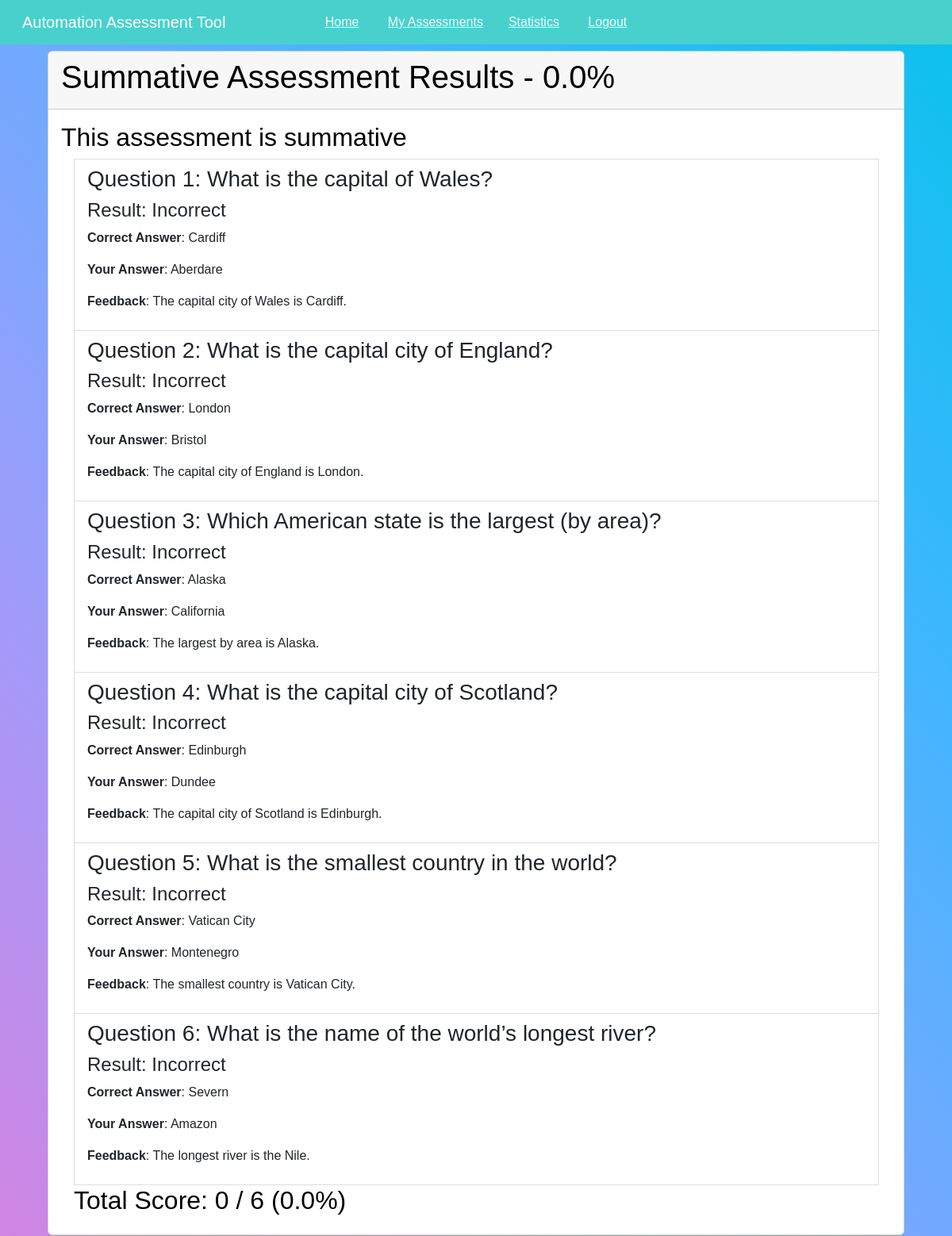
The app's page /results/1/1 (signed in) with its own data.
### AATApp/models.py (models this page shows)
class Assessment(db.Model):
    id = db.Column(db.Integer, primary_key=True, unique=True, nullable=False)
    is_summative = db.Column(db.Boolean, default=False)
    title = db.Column(db.Text)
    description = db.Column(db.Text)
    creator_id = db.Column(
        db.Integer, db.ForeignKey('user.id'), nullable=False)

class Questions(db.Model):
    id = db.Column(db.Integer, primary_key=True, unique=True, nullable=False)
    is_multiple_choice = db.Column(db.Boolean, default=False, nullable=False)
    question = db.Column(db.Integer, nullable=False)
    """
  If the question is short answer (is_multiple_choice = False), all four
  choices should be left empty and "answer" should contain the expected
  answer. If the question is multiple choice (is_multiple_choice = True), all
  four choices should be filled in and "answer" should contain the name of the
  column which contains the correct answer (e.g. "choice3").
  """
    choice1 = db.Column(db.Text)
    choice2 = db.Column(db.Text)
    choice3 = db.Column(db.Text)
    choice4 = db.Column(db.Text)
    answer = db.Column(db.Text, nullable=False)
    feedback = db.Column(db.Text, nullable=False)
    creator_id = db.Column(
        db.Integer, db.ForeignKey('user.id'), nullable=False)

class Results(db.Model):
    id = db.Column(db.Integer, primary_key=True, unique=True, nullable=False)
    student_id = db.Column(
        db.Integer, db.ForeignKey('user.id'), nullable=False)
    a_question_id = db.Column(db.Integer, db.ForeignKey(
        'assessment_questions.id'), nullable=False)
    answer = db.Column(db.Text, nullable=False)
    attempt_number = db.Column(db.Integer, nullable=False)

### AATApp/routes/assessmentroutes.py (the view)
@app.route('/results/<int:assessment_id>/<int:attempt_no>')
def view_results(assessment_id, attempt_no):
    assessment = Assessment.query.get_or_404(assessment_id)
    attempt = attempt_no
    assessment_questions = AssessmentQuestions.query.filter_by(assessment_id=assessment.id).all()
    questions = []
    for q in assessment_questions:
      question_query = Questions.query.get_or_404(q.question_id)
      questions.append(question_query)
    mqforms = {}
    saforms = {}
    score = 0
    for question in questions:
      aq = AssessmentQuestions.query.filter_by(assessment_id=assessment.id, question_id=question.id).first()
      aq_id = aq.id
      result = Results.query.filter_by(a_question_id=aq.id, attempt_number=attempt, student_id=current_user.id).first()
      if question.is_multiple_choice:
          mqforms['mq' + str(question.id)] = MultipleChoiceForm(prefix=f'mq{question.id}', aq_id=aq_id)
          mqforms[str(question.id) + 'result'] = result.answer
      else:
          saforms['sa' + str(question.id)] = ShortAnswerForm(prefix=f'sa{question.id}', aq_id=aq_id)
          saforms[str(question.id) + 'result'] = result.answer
      if result.answer == question.answer:
         score += 1
    if current_user.is_authenticated and current_user.is_student:
      return render_template('view_results.html',
                           title=assessment.title,
                           assessment=assessment,
                           questions=questions,
                           mqforms=mqforms,
                           saforms=saforms,
                           attempt=attempt,
                           score=score)
    else:
       flash('You must be logged in as a student to access this page.')
       return redirect(url_for('home'))

### AATApp/models.py (called while the page is built)
@login_manager.user_loader
def load_user(user_id):
    return User.query.get(int(user_id))

### AATApp/templates/view_results.html (shortened to what this page needs)
{% extends "layout.html" %}
{% block content %}
<div class="card-header">
  <h1>{{ assessment.title }} Results - {{ ((score / questions|length) * 100)|round(2) }}%</h1>
</div>
<div class="card-item p-3">
  <h2>{{ assessment.description }}</h2>
  <ul class="list-group mx-3" style="width: 97%">
    <form method="post">
      {% for question in questions %}
      <div class="list-group-item">
        <h3>Question {{ loop.index }}: {{question.question}}</h3>
        {% if question.is_multiple_choice %}
          {% set result = question.id ~ 'result' %}
          {% set form = 'mq' ~ question.id %}
          {% if mqforms[result] == question.answer %}
            <h4>Result: Correct</h4>
          {% else %}
            <h4>Result: Incorrect</h4>
            <p><span class="fw-bold">Correct Answer</span>:
              {% if question.answer == 'choice1' %}
                  {{ question.choice1 }}
              {% elif question.answer == 'choice2' %}
                  {{ question.choice2 }}
              {% elif question.answer == 'choice3' %}
                  {{ question.choice3 }}
              {% else %}
                  {{ question.choice4 }}
              {% endif %}
            </p>
          {% endif %}
          <p><span class="fw-bold">Your Answer</span>:
            {% if mqforms[result] == 'choice1' %}
              {{ question.choice1 }}
            {% elif mqforms[result] == 'choice2' %}
              {{ question.choice2 }}
            {% elif mqforms[result] == 'choice3' %}
              {{ question.choice3 }}
            {% else %}
              {{ question.choice4 }}
            {% endif %}
          </p>
        {% else %}
          {% set result = question.id ~ 'result' %}
          {% set form = 'sa' ~ question.id %}
          {% if saforms[result] == question.answer %}
            <h4>Result: Correct</h4>
          {% else %}
            <h4>Result: Incorrect</h4>
            <p><span class="fw-bold">Correct Answer</span>: {{ question.answer }}</p>
          {% endif %}
              <p><span class="fw-bold">Your Answer</span>: {{ saforms[result] }}</p>
        {% endif %}
        <p><span class="fw-bold">Feedback</span>: {{question.feedback}}</p>
      </div>
      {% endfor %}
    </form>
    <h2>Total Score: {{ score }} / {{ questions|length }} ({{ ((score / questions|length) * 100)|round(2) }}%)</h2>
  </ul>
</div>
{% endblock content %}

### AATApp/static/style.css (style rules this page uses)
body { font-family: helvetica, sans-serif; background-color: #fff; color: #002699; }

### records on screen
Assessment: title "Summative Assessment", description "This assessment is summative"
Questions: question "What is the capital of Wales?", answer "Cardiff", feedback "The capital city of Wales is Cardiff."
Results: answer "Aberdare"
Questions: question "What is the capital city of England?", answer "London", feedback "The capital city of England is London."
Results: answer "Bristol"
Questions: question "Which American state is the largest (by area)?", choice3 "Alaska", choice2 "California", feedback "The largest by area is Alaska."
Questions: question "What is the capital city of Scotland?", answer "Edinburgh", feedback "The capital city of Scotland is Edinburgh."
Results: answer "Dundee"
Questions: question "What is the smallest country in the world?", choice1 "Vatican City", choice3 "Montenegro", feedback "The smallest country is Vatican City."
Questions: question "What is the name of the world’s longest river?", choice3 "Severn", choice1 "Amazon", feedback "The longest river is the Nile."

### other values on screen
{{ ((score / questions|length) * 100)|round(2) }} "0.0"
{{ score }} "0"
{{ questions|length }} "6"
